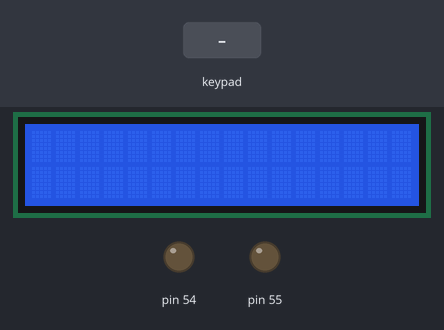
A program run on a simulated Arduino Mega 2560, built with avr-gcc and run on an emulated ATmega2560. Shown: 16×2 character LCD, output pins drawn as LEDs (lit = HIGH). The inputs (shaded band) are chosen by the test bench.

Above: at 1.2 s.
1.3 s: keypad keys 9 8 7 6 pressed 0.4 s apart
At 2.9 s:
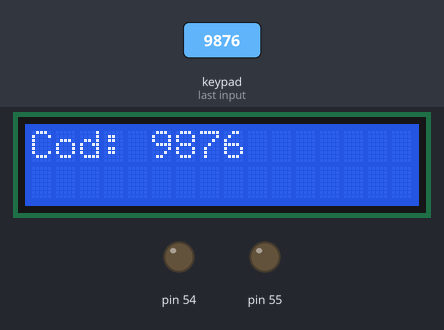
At 3.9 s:
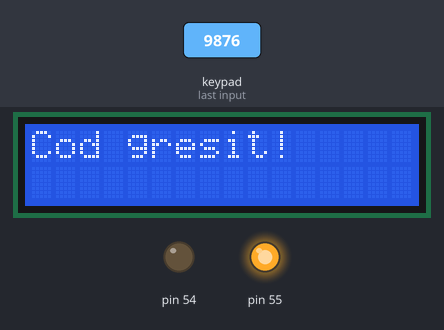
4.5 s: keypad keys 5 4 3 2 pressed 0.4 s apart
At 6.1 s:
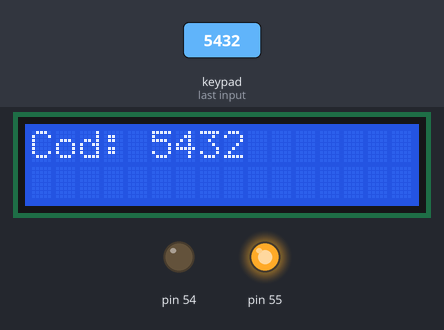
Timing chart, 0 to 7.6 s (numbered marks = the images above; inputs shaded):
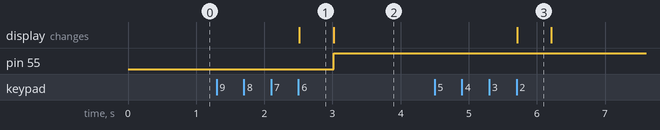

The program:

main.cpp
```cpp
#include <Arduino.h>
#include "Config.h"
#include "LedControl.h"
#include "LcdDisplay.h"
#include "KeypadInput.h"

LedControl led;
LcdDisplay lcd;
KeypadInput keypad;

void setup() {
    Serial.begin(9600);  // Initialize serial communication
    led.init();
    lcd.init();
    keypad.init();

    printf("System initialized.\n");  // Using printf() to display an initial message
}

void loop() {
    String code = keypad.readCode();  // Get code from the keypad

    // Using printf() to print the code received from the keypad
    printf("Received code: %s\n", code.c_str());

    lcd.displayMessage("Cod: " + code);
    delay(500);

    if (code == VALID_CODE) {
        lcd.displayMessage("Cod corect!");
        led.greenOn();
        led.redOff();
        printf("Code correct. LED green turned on.\n");  // Inform about the correct code
    } else {
        lcd.displayMessage("Cod gresit!");
        led.redOn();
        led.greenOff();
        printf("Code incorrect. LED red turned on.\n");  // Inform about the incorrect code
    }
    delay(1000);
}

void getInputFromSerial() {
    char inputBuffer[10];  // Define a buffer to store input
    printf("Enter a code: ");

    // Wait until data is available
    while (!Serial.available()) {
        delay(100);
    }

    // Use scanf() to read a string from serial input
    scanf("%s", inputBuffer);  // Read input into the buffer

    printf("You entered: %s\n", inputBuffer);  // Output the received code
}
```

LedControl.cpp
```cpp
#include <Arduino.h>
#include "Config.h"
#include "LedControl.h"

void LedControl::init() {
    pinMode(GREEN_LED, OUTPUT);
    pinMode(RED_LED, OUTPUT);
    digitalWrite(GREEN_LED, LOW);
    digitalWrite(RED_LED, LOW);
}

void LedControl::greenOn() {
    digitalWrite(GREEN_LED, HIGH);
}

void LedControl::greenOff() {
    digitalWrite(GREEN_LED, LOW);
}

void LedControl::redOn() {
    digitalWrite(RED_LED, HIGH);
}

void LedControl::redOff() {
    digitalWrite(RED_LED, LOW);
}
```

KeypadInput.cpp
```cpp
#include <Keypad.h>
#include "Config.h"
#include "KeypadInput.h"

char keys[ROWS][COLS] = {
    {'1','2','3','A'},
    {'4','5','6','B'},
    {'7','8','9','C'},
    {'*','0','#','D'}
};
byte rowPinsArray[ROWS] = {9, 8, 7, 6};
byte colPinsArray[COLS] = {5, 4, 3, 2};

Keypad keypad = Keypad(makeKeymap(keys), rowPinsArray, colPinsArray, ROWS, COLS);

void KeypadInput::init() {
    // Inițializare Keypad (nu necesită configurații suplimentare)
}


String KeypadInput::readCode() {
    String code = "";
    char key;
    while (code.length() < 4) {
        key = keypad.getKey();
        if (key) {
            code += key;
        }
    }
    return code;
}
```

LcdDisplay.cpp
```cpp
#include <LiquidCrystal.h>
#include "Config.h"
#include "LcdDisplay.h"

LiquidCrystal lcd(LCD_RS, LCD_EN, LCD_D4, LCD_D5, LCD_D6, LCD_D7);

void LcdDisplay::init() {
    lcd.begin(16, 2);
    lcd.clear();
}

void LcdDisplay::displayMessage(String message) {
    lcd.clear();
    lcd.setCursor(0, 0);
    lcd.print(message);
}
```

Measured:
- after the input at 1.3 s, pin 55: LOW → HIGH after 1.7 s; the display: changes after 1.2 s (image 1)
- after the input at 4.5 s, the display: changes after 1.2 s (image 3)
- what the display in image 1 shows lasts 0.5 s, from 2.5 s to 3.0 s
